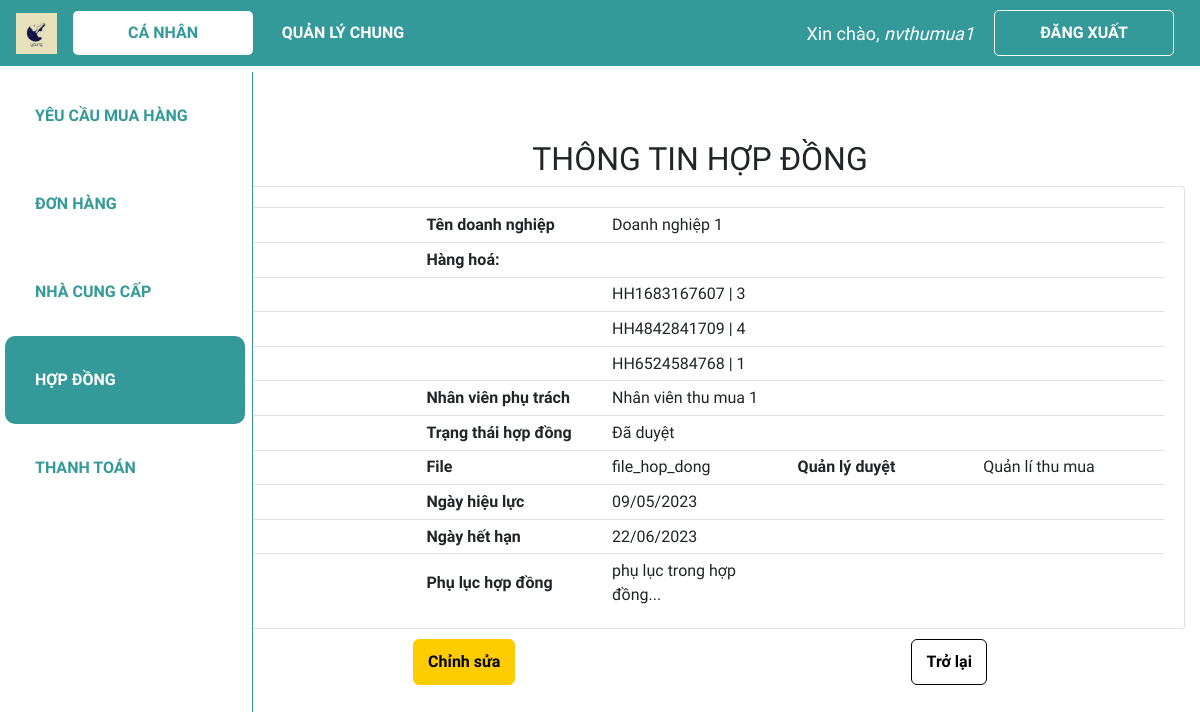
The page /ca_nhan/xem_hd/HD1642990613 (signed in) on the database its author committed.
### web_core/models.py (models this page shows, shortened)
class HOPDONG(models.Model):
    danh_muc_trang_thai = (
        ('Chờ phê duyệt', 'Chờ phê duyệt'),
        ('Đã duyệt', 'Đã duyệt'),
        ('Đang có hiệu lực', 'Đang có hiệu lực'),
        ('Đã hết hạn', 'Đã hết hạn'),
    )
    ma_HD = ShortUUIDField(
        verbose_name='Mã hợp đồng',
        length=10,
        max_length=12,
        prefix="HD",
        alphabet="0123456789",
        primary_key=True
    )
    ma_hang_hoa = models.ManyToManyField(HANGHOA, verbose_name = 'Mã hàng hoá', blank = True)
    ma_nhan_vien_tao = models.ForeignKey(NHANVIEN, on_delete = models.SET_NULL, verbose_name = 'Mã nhân viên tạo', related_name = 'nv_tao_HD', blank = True, null = True)
    ma_quan_ly_duyet = models.ForeignKey(NHANVIEN, on_delete = models.SET_NULL, verbose_name = 'Mã quản lý duyệt', related_name = 'quan_ly_HD', blank = True, null = True)
    ma_ncc = models.ForeignKey(NCC, on_delete = models.SET_NULL, verbose_name = 'Nhà cung cấp', null=True)
    ngay_tao = models.DateTimeField('Ngày tạo', default = datetime.now)
    ngay_cap_nhat = models.DateTimeField('Ngày cập nhật', default = datetime.now)
    ngay_hieu_luc = models.DateField('Ngày hiệu lực', editable=True, null=True)
    ngay_het_han = models.DateField('Ngày hết hạn', editable=True, null=True)
    file_hop_dong = models.CharField('File hợp đồng', max_length=500, null=True)
    phu_luc_hop_dong = models.CharField('Phụ lục hợp đồng', max_length=20000, null=True)
    trang_thai = models.CharField('Trạng thái hợp đồng', max_length=100, choices=danh_muc_trang_thai, default='Đang xem xét', null=True)

class NCC(models.Model):
    ma_NCC = ShortUUIDField(
        verbose_name='Mã nhà cung cấp',
        length=10,
        max_length=12,
        prefix="NC",
        alphabet="0123456789",
        primary_key=True
    )
    ma_nhan_vien_tao = models.ForeignKey(NHANVIEN, on_delete = models.SET_NULL, verbose_name = 'Mã nhân viên tạo', blank = True, null = True)
    ma_so_thue = models.CharField('Mã số thuế', max_length = 20, null=True)
    ma_hang_hoa = models.ManyToManyField(HANGHOA, verbose_name = 'Mã hàng hoá', blank = True)
    ten_doanh_nghiep = models.CharField('Tên doanh nghiệp', max_length = 100, null=True)
    dia_chi = models.CharField('Địa chỉ', max_length = 300, null=True)
    nguoi_lien_he = models.CharField('Người liên hệ', max_length = 100, blank=True, null=True)
    sdt = models.CharField('Số điện thoại', max_length = 20, null=True)
    email = models.EmailField('Email', max_length = 100, blank=True, null=True)
    stk = models.CharField('Thông tin chuyển khoản', max_length = 100, blank=True, null=True)
    giay_phep = models.CharField('Giấy phép', max_length = 100, blank=True, null=True)
    nang_luc_hang_hoa = models.CharField('Năng lực hàng hoá', max_length = 100, blank=True, null=True)
    ngay_cap_nhat = models.DateTimeField('Ngày cập nhật', default=datetime.now)
    cong_no = models.CharField('Công nợ', max_length = 500, blank=True, null=True)
    file_bao_gia =  models.CharField('File báo giá', max_length=500, blank=True, null=True)

class HANGHOA(models.Model):
    ma_HH = ShortUUIDField(
        verbose_name='Mã hàng hoá',
        length=10,
        max_length=12,
        prefix="HH",
        alphabet="0123456789",
        primary_key=True
    )
    ten_hang_hoa = models.CharField('Tên hàng hoá', max_length = 100, null=True)
    so_luong_ton = models.IntegerField('Số lượng tồn', validators = [MinValueValidator(0)], default = 0)
    def __str__(self):
        line = str(self.ma_HH) + ' | ' + self.ten_hang_hoa
        return line

class NHANVIEN(models.Model):
    danh_muc_phong_ban = (
        ('Thu mua', 'Thu mua'),
        ('Kho', 'Kho'),
        ('Kế toán', 'Kế toán'),
        ('Khác', 'Khác')
    )
    danh_muc_chuc_vu = (
        ('Quản lí', 'Quản lí'),
        ('Nhân viên', 'Nhân viên'),
    )
    user = models.OneToOneField(User, null=True, blank=True, on_delete=models.CASCADE)
    ma_NV = ShortUUIDField(
        verbose_name='Mã nhân viên',
        length=10,
        max_length=12,
        prefix="NV",
        alphabet="0123456789",
        primary_key=True
    )
    ho_ten = models.CharField('Họ tên', max_length = 100, null=True)
    phong_ban = models.CharField('Phòng ban', max_length = 50, choices=danh_muc_phong_ban, null=True)
    chuc_vu = models.CharField('Chức vụ', max_length = 50, choices=danh_muc_chuc_vu, null=True)

### web_core/decorators.py (the view)
        def wrapper_func(request, *args, **kwargs):
            group = None
            if request.user.groups.exists():
                group = request.user.groups.all()
            if len(group) > 2 and any(role.name in allowed_roles for role in group):
                return view_func(request, *args, **kwargs)
            elif group[0].name in allowed_roles:
                return view_func(request, *args, **kwargs)
            else:
                return HttpResponse('Not authorized')

### web_core/templatetags/index.py (called while the page is built)
@register.filter
def first_group_name(user):
    groups = user.groups.all()
    if groups:
        return groups[0].name
    return ''

### web_core/views.py (called while the page is built)
@allowed_users(['thumua', 'quanly'])
@login_required(login_url='login')
def view_hd_canhan(request, ma_HD):
    if ma_HD is None:
        return redirect('/dshd')
    hd = HOPDONG.objects.get(ma_HD=ma_HD)
    context = {'hd':hd}
    return render(request,'web_core/view_hopdong_canhan.html', context)

### web_core/templates/web_core/view_hopdong_canhan.html (shortened to what this page needs)
{% extends 'web_core/main.html' %}
{% block content %}
<h2 class="table-title" style>THÔNG TIN HỢP ĐỒNG</h2>
<div class="card card-body">
    <table class="table table-sm ncc">
        <tr>
            <th class="small-content"></th>
            <th class="small-content">Tên doanh nghiệp</th>
            <td class="small-content">{{hd.ma_ncc.ten_doanh_nghiep}}</td>
            <th class="small-content"></th>
            <td class="small-content"></td>
        </tr>
        <tr>
            <th class="small-content"></th>
            <th class="small-content">Hàng hoá:</th>
            <td class="small-content"></td>
            <td class="small-content"></td>
            <td class="small-content"></td>
        </tr>
        {% for hh in hd.ma_hang_hoa.all %}
            <tr>
                <th class="small-content"></th>
                <th class="small-content"></th>
                <td class="small-content">{{hh}}</td>
                <th class="small-content"></th>
                <td class="small-content"></td>
            </tr>
        {% endfor %}
        <tr>
            <th class="small-content"></th>
            <th class="small-content">Nhân viên phụ trách</th>
            <td class="small-content">{{hd.ma_nhan_vien_tao.ho_ten}}</td>
            <th class="small-content"></th>
            <td class="small-content"></td>
        </tr>
        <tr>
            <th class="small-content"></th>
            <th class="small-content">Trạng thái hợp đồng</th>
            <td class="small-content">{{hd.trang_thai}}</td>
            <th class="small-content"></th>
            <td class="small-content"></td>
        </tr>
        <tr>
            <th class="small-content"></th>
            <th class="small-content">File</th>
            <td class="small-content">{{hd.file_hop_dong}}</td>
            <th class="small-content">Quản lý duyệt</th>
            <td class="small-content">{{hd.ma_quan_ly_duyet.ho_ten}}</td>
        </tr>
        <tr>
            <th class="small-content"></th>
            <th class="small-content">Ngày hiệu lực</th>
            <td class="small-content">{{hd.ngay_hieu_luc|date:"d/m/Y"}}</td>
            <th class="small-content"></th>
            <td class="small-content"></td>
        </tr>
        <tr>
            <th class="small-content"></th>
            <th class="small-content">Ngày hết hạn</th>
            <td class="small-content">{{hd.ngay_het_han|date:"d/m/Y"}}</td>
            <th class="small-content"></th>
            <td class="small-content"></td>
        </tr>
        <tr>
            <th class="small-content"></th>
            <th class="small-content">Phụ lục hợp đồng</th>
            <td class="small-content">{{hd.phu_luc_hop_dong}}</td>
            <th class="small-content"></th>
            <td class="small-content"></td>
        </tr>
    </table>
</div>
<div class="form-btn">
    <a class="btn edit-btn" href="{% url 'canhan_sua_hd' hd.ma_HD %}">Chỉnh sửa</a>
    <a class='btn back-btn' href="{% url 'canhan_dshd' %}">Trở lại</a>
</div>
{% endblock %}

### web_core/templates/web_core/navbar.html (shortened to what this page needs)
{% load static %}
<nav class="navbar navbar-expand-lg my-navbar fixed-top">
    <a href="{% url 'home' %}">
        <img class="navbar-brand" alt="logo-brand" src="{% static 'images/favicon.png' %}" height="50"
            style="padding-bottom: 4px" />
    </a>
    <div class="collapse navbar-collapse" id="navbarNav">
        {% with request.resolver_match.url_name as url_name %}
        <div class="navbar-nav">
            {% load index %}
            {% if request.user|first_group_name != 'quanly' and request.user|first_group_name != 'ketoan' %}
                <a class="nav-item nav-link my-nav-item {% if 'canhan' in url_name %}my-nav-active{% endif %} nav-canhan"
                href="{% url 'canhan_dspr' %}">Cá nhân</a>
            {% endif %}
            <a class="nav-item nav-link my-nav-item {% if 'quanli' in url_name %}my-nav-active{% endif %} nav-quanly"
                href="{% url 'quanli_dspr' %}">Quản lý chung</a>
        </div>
        {% endwith %}
    </div>
    {% with request.resolver_match.url_name as url_name %}
    {% if request.user.is_authenticated %}
    <span class="hello-msg">Xin chào, <span> {{request.user}} </span></span>
    <a class="nav-item nav-link my-nav-item my-btn" href="{% url 'logout' %}">Đăng xuất</a>
    {% else %}
    <a class="nav-item nav-link my-nav-item my-btn {% if url_name == 'login' %}my-nav-active{% endif %}"
        href="{% url 'login' %}">Đăng nhập</a>
    {% endif %}
    {% endwith %}
</nav>

### web_core/static/css/main.css (style rules this page uses)
* { font-family: 'Baloo 2', cursive; }
html, body { margin: 0; padding: 0; height: 100%; overflow-x: hidden; }

### web_core/templates/web_core/navbar.html (style rules this page uses)
.my-navbar.fixed-top { position: fixed; color: #fff; background-color: #399; z-index: 10; }
.my-nav-item { color: #fff; font-weight: bold; padding: 9.6px 16px !important; text-transform: uppercase; border-radius: 5px; width: 180px; text-align: center; }
.my-nav-active, .my-nav-active:hover { color: #399; background-color: #fff; }
.my-btn { border: 1px solid #fff; margin-right: 10px; }
.hello-msg { font-size: 18px; color: #fff; margin-right: 20px; }
.hello-msg>span { font-style: italic; }

### web_core/templates/web_core/view_hopdong_canhan.html (style rules this page uses)
.card-body { padding-bottom: 0px; }
.table-title { text-align: center; }
.table th, .table td { vertical-align: middle; text-align: left; }
.small-content { width: 150px; }
.btn.edit-btn { font-weight: bold; background-color: rgb(255, 204, 0); border-color: rgb(255, 204, 0); border-radius: 6px; border-width: 1px; color: black; padding: 10px 14px; margin: auto; right: 0; }
.btn.back-btn { font-weight: bold; background-color: white; border-color: black; border-radius: 6px; border-width: 1px; color: black; padding: 10px 14px; margin: auto; right: 0; }
.form-btn { padding-top: 1%; display: flex; justify-content: center; }

### rows shown on the page
HOPDONG: ma_ncc.ten_doanh_nghiep "Doanh nghiệp 1", ma_nhan_vien_tao.ho_ten "Nhân viên thu mua 1", trang_thai "Đã duyệt", file_hop_dong "file_hop_dong", ma_quan_ly_duyet.ho_ten "Quản lí thu mua", ngay_hieu_luc "09/05/2023", ngay_het_han "22/06/2023", phu_luc_hop_dong "phụ lục trong hợp đồng..."
HANGHOA: ma_HH+ten_hang_hoa "HH1683167607 | 3"
HANGHOA: ma_HH+ten_hang_hoa "HH4842841709 | 4"
HANGHOA: ma_HH+ten_hang_hoa "HH6524584768 | 1"

### other values the page prints
{{ request.user }} "nvthumua1"
